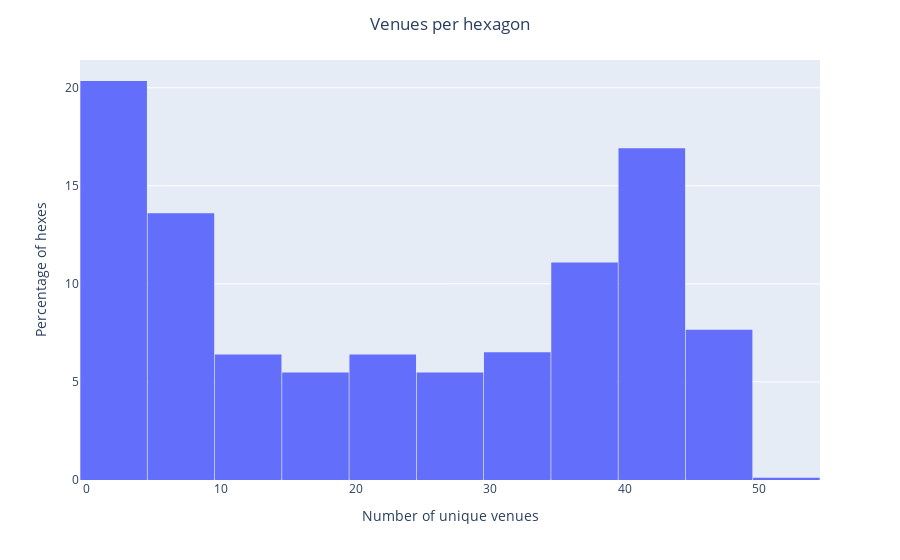

The code cell stored with this chart in its notebook:
### Markdown cell above
## Cleaning Foursquare data

We should check to see how many locations we have per hexagon and per category. Also, using the category tree from Foursquare, we can map the lower level categories to higher level ones where appropriate, and reduce the total number of categories to a more manageable amount.

### Code cell
venues_per_hex = df_venues.groupby('hex_id')['venue_id'].count()

# Plot histogram
fig = px.histogram(
    x = venues_per_hex,
    #// nbins = 10,
    histnorm = 'percent',
    #// cumulative = True,
    template = 'plotly',
)

fig.update_layout(
    title = "Venues per hexagon",
    title_x = 0.5,
    xaxis_title = 'Number of unique venues',
    yaxis_title = 'Percentage of hexes',
    bargap = 0.01,
)

### Figure 1 — Plotly figure (JSON) as saved in the notebook; plotly's stock layout.template omitted (floating-point values rounded to 4 significant figures; data arrays with more than 128 entries replaced by an {"elided": "..."} marker saying what was removed)
{"data": [{"alignmentgroup": "True", "bingroup": "x", "histnorm": "percent", "hovertemplate": "x=%{x}<br>percent=%{y}<extra></extra>", "legendgroup": "", "marker": {"color": "#636efa"}, "name": "", "offsetgroup": "", "orientation": "v", "showlegend": false, "type": "histogram", "x": {"elided": "875 int values"}, "xaxis": "x", "yaxis": "y"}], "layout": {"bargap": 0.01, "barmode": "relative", "legend": {"tracegroupgap": 0}, "margin": {"t": 60}, "title": {"text": "Venues per hexagon", "x": 0.5}, "xaxis": {"anchor": "y", "domain": [0, 1], "title": {"text": "Number of unique venues"}}, "yaxis": {"anchor": "x", "domain": [0, 1], "title": {"text": "Percentage of hexes"}}}}
